Frame 1 (no input): blank canvas, image omitted
Frame 60 (the mouse pressed at the canvas centre just before this capture): blank canvas, image omitted
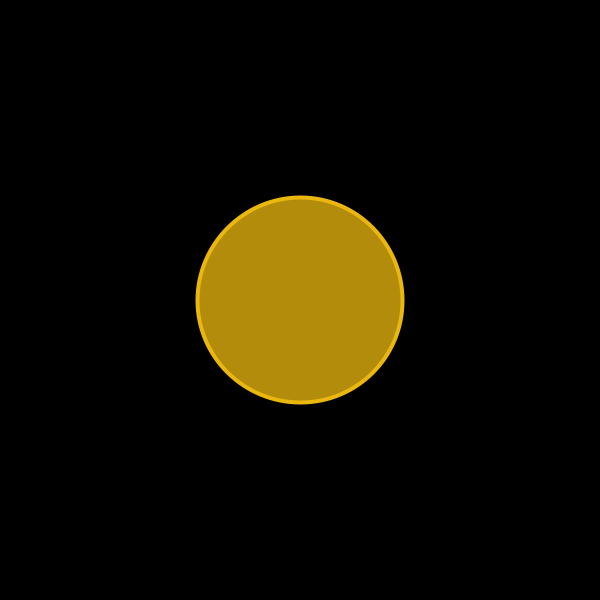
Frame 120 (the mouse held since frame 60 and released just before this capture)

The Processing sketch whose frames 1 and 60 were blank and that drew this single picture after the mouse press (run headless with seeded random() and noise(); from frame 60 on, the mouse is pressed at the canvas centre):

// Processing sketch: ampoules_arraylist
// ── ampoules_arraylist.pde
// renaud.jean-francois(arobas)uqam(point)ca
// Syntaxe Processing version 3.4
// mardi, 2 octobre 2018

ArrayList<Ampoule> ampoules = new ArrayList<Ampoule>();


void setup() {
  size(600, 600);
  background(0);
  fill(255);
  noStroke();
}

void draw() {
  background(0);


  //if (ampoules.size()>0) {

  //  //println(ampoules.get(0).life);
  //}
  
    

  // faire l’itération à rebours
  for (int i = ampoules.size()-1; i >= 0; i--) {
    ampoules.get(i).update();
    ampoules.get(i).display();
  }
}

void mousePressed() {
  //Ampoule ampTemp = new Ampoule(mouseX, mouseY, 200+floor(random(101)));
  //ampoules.add(ampTemp);
  
  // posx, posy, life, id
  ampoules.add(new Ampoule(mouseX, mouseY, 200+floor(random(101)), millis()));

  // Enhanced loop;
  for (Ampoule a : ampoules) {
    a.alpha = 255;
    //println(a.id);
  }
  //println();
}

void mouseReleased() {
  //println(ampoules.size());
}

// ── Ampoule.pde
class Ampoule {
  // Variables membres
  int x, y, life, id;
  color c;
  int alpha;

  // Contructeurs
  Ampoule (int _x, int _y, int _life) {
    x = _x;
    y = _y;
    life = _life;
    c = color(#EAB70E);
  }

  Ampoule (int _x, int _y, int _life, int _id) {
    x = _x;
    y = _y;
    life = _life;
    id = _id;
    alpha = 255;
    c = color(#EAB70E, alpha);
  }

  // Méthodes
  void update() {
    if (life > 0) { 
      life --;
      if (alpha > 0) {
        alpha --;
        c = color(#EAB70E, alpha);
      }
    } else {
      life = 0;
    }
  }

  void display() {
    fill(c);
    stroke(#EAB70E);
    strokeWeight(4);
    // la taille est caractérisée par la longévité
    ellipse(x, y, life, life);

    if (life == 0) {
      ampoules.remove(this);
      //println(ampoules.size());
    }
  }
}
